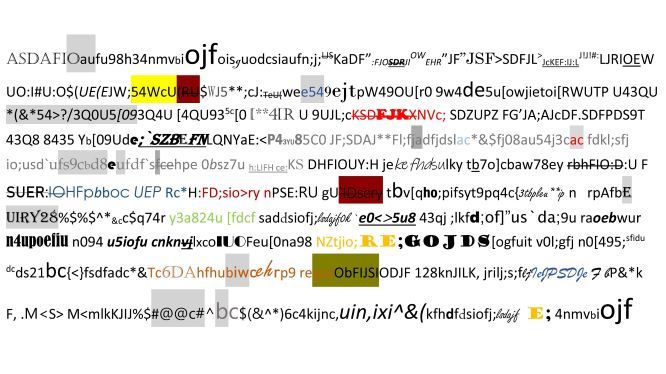
#> input picture project1/data/proj1-task2.jpeg, 666 x 374 px; the run also reads 1 picture not shown here
$ python task2.py
#> lines starting #> are read from the running program, lines starting #| are printed output that depends on the picture
### project1/task1.py
"""
Edge Detection
(Due date: March 8th, 11: 59 P.M.)

The goal of this task is to experiment with two commonly used edge detection operator, i.e., Prewitt operator and Sobel operator,
and familiarize you with 'tricks', e.g., padding, commonly used by computer vision 'researchers'.

Please complete all the functions that are labelled with '# TODO'. Hints or steps are provided to make your lives easier.
Whem implementing the functions, comment the lines 'raise NotImplementedError' instead of deleting them. As we have
written lots of utility functions for you, you only need to write about 30 lines of code. The functions defined in utils.py
are building blocks you could use when implementing the functions labelled with 'TODO'.

I strongly suggest you to read the function zero_pad that is defined in utils.py. It is quite important!

Do NOT modify the code provided.
Do NOT use any API provided by opencv (cv2) and numpy (np) in your code.
Do NOT import any library (function, module, etc.).
"""

import argparse
import copy
import os
import sys

import cv2
import numpy as np

import utils

# Prewitt operator
prewitt_x = [[1, 0, -1]] * 3
prewitt_y = [[1] * 3, [0] * 3, [-1] * 3]

# Sobel operator
sobel_x = [[1, 0, -1], [2, 0, -2], [1, 0, -1]]
sobel_y = [[-1, -2, -1], [0, 0, 0], [1, 2, 1]]


# [14 lines left out: function parse_args, not called in this run]


def read_image(img_path, show=False):
    """Reads an image into memory as a grayscale array.
    """
#> called with img_path = './data/proj1-task2.jpeg', show = False
    img = cv2.imread(img_path, cv2.IMREAD_GRAYSCALE)
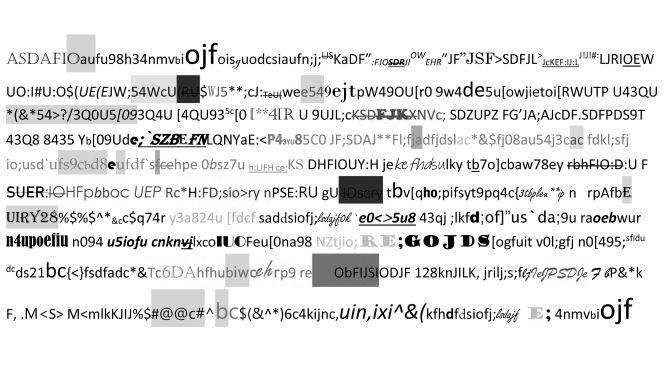
#> img: shape (374, 666); min 0, max 255, mean 230.1
    if not img.dtype == np.uint8:
        pass

    if show:
        show_image(img)

    img = [list(row) for row in img]
#> img = 374 items
    return img

# [154 lines left out: functions show_image, write_image, convolve2d, normalize, detect_edges, edge_magnitude and 1 more, not called in this run]


# [2 lines that do not run on import are left out]

### project1/task2.py
"""
Character Detection
(Due date: March 8th, 11: 59 P.M.)

The goal of this task is to experiment with template matching techniques. Specifically, the task is to find ALL of
the coordinates where a specific character appears using template matching.

There are 3 sub tasks:
1. Detect character 'a'.
2. Detect character 'b'.
3. Detect character 'c'.

You need to customize your own templates. The templates containing character 'a', 'b' and 'c' should be named as
'a.jpg', 'b.jpg', 'c.jpg' and stored in './data/' folder.

Please complete all the functions that are labelled with '# TODO'. Whem implementing the functions,
comment the lines 'raise NotImplementedError' instead of deleting them. The functions defined in utils.py
and the functions you implement in task1.py are of great help.

Hints: You might want to try using the edge detectors to detect edges in both the image and the template image,
and perform template matching using the outputs of edge detectors. Edges preserve shapes and sizes of characters,
which are important for template matching. Edges also eliminate the influence of colors and noises.

Do NOT modify the code provided.
Do NOT use any API provided by opencv (cv2) and numpy (np) in your code.
Do NOT import any library (function, module, etc.).
"""


import argparse
import json
import os

import utils
from task1 import *   # you could modify this line

CHARACTER = 'a'

threshold_mapping = {
    'a': [0.938, 0, 0],
    'b': [0.97, 0.965, 0.973],
    'c': [0.96, 0, 0]
}

def parse_args():
    parser = argparse.ArgumentParser(description="cse 473/573 project 1.")
    parser.add_argument(
        "--img_path", type=str, default="./data/proj1-task2.jpeg",
        help="path to the image used for character detection (do not change this arg)")
    parser.add_argument(
        "--template_path", type=str, default="./data/c.jpg",
        choices=["./data/a.jpg", "./data/b.jpg", "./data/c.jpg"],
        help="path to the template image")
    parser.add_argument(
        "--result_saving_directory", dest="rs_directory", type=str, default="./results/",
        help="directory to which results are saved (do not change this arg)")
    args = parser.parse_args()
    return args

def extract_template(img, template, threshold, coordinates):
    i = 0
    while i + len(template) < len(img):
        j = 0
        while j + len(template[0]) < len(img[0]):
            num = den_img = den_temp = 0
            for x in range(len(template)):
                for y in range(len(template[0])):
                    num += int(img[i + x][j + y]) * int(template[x][y])
                    den_img += int(img[i + x][j + y]) ** 2
                    den_temp += int(template[x][y]) ** 2

            res = num / np.sqrt(den_img * den_temp)

            if res > threshold:
                coordinates.append((i, j))

            j += 1

        i += 1

    return coordinates

# [55 lines left out: functions sample_small_template, sample_medium_template, not called in this run]


def detect(img, template):
    """Detect a given character, i.e., the character in the template image.

    Args:
        img: nested list (int), image that contains character to be detected.
        template: nested list (int), template image.

    Returns:
        coordinates: list (tuple), a list whose elements are coordinates where the character appears.
            format of the tuple: (x (int), y (int)), x and y are integers.
            x: row that the character appears (starts from 0).
            y: column that the character appears (starts from 0).
    """
    # TODO: implement this function.
    # raise NotImplementedError
    coordinates = []

    if (threshold_mapping[CHARACTER][0] != 0):
        extract_template(img, template, threshold_mapping[CHARACTER][0], coordinates)

    if (threshold_mapping[CHARACTER][1] != 0):
        extract_template(img, sample_small_template(template), threshold_mapping[CHARACTER][1], coordinates)

    if (threshold_mapping[CHARACTER][2] != 0):
        extract_template(img, sample_medium_template(template), threshold_mapping[CHARACTER][2], coordinates)

    return coordinates


def save_results(coordinates, template, template_name, rs_directory):
    results = {}
    results["coordinates"] = sorted(coordinates, key=lambda x: x[0])
    results["templat_size"] = (len(template), len(template[0]))
    with open(os.path.join(rs_directory, template_name), "w") as file:
        json.dump(results, file)

def main():
    global CHARACTER

    args = parse_args()

    img = read_image(args.img_path)
#> img = 374 items
    template = read_image(args.template_path)
#> template = 9 items

    CHARACTER = os.path.splitext(os.path.split(args.template_path)[1])[0]

    coordinates = detect(img, template)
#> after the loop in extract_template, `while i + len(template) < len(img):`: coordinates = [(56, 265), (88, 160), (111, 345), (111, 435), (111, 554), (136, 563), (136, 577), (161, 487), (161, 500), (189, 173), (189, 508), (214, 122), (239, 202), (269, 123), (269, 155), (311, 292)]; i = 365

    template_name = "{}.json".format(CHARACTER)
    save_results(coordinates, template, template_name, args.rs_directory)


if __name__ == "__main__":
    main()
